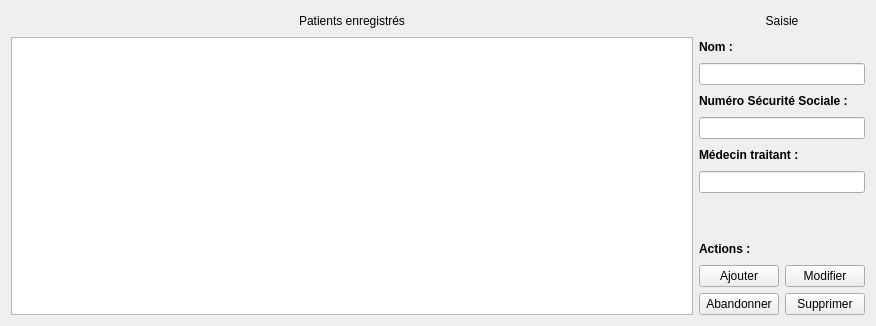
      <widget class="QWidget" name="tabPatients">
       <attribute name="title">
        <string>Patients</string>
       </attribute>
       <layout class="QGridLayout" name="gridLayout_4">
        <item row="0" column="0">
         <layout class="QVBoxLayout" name="verticalLayout_21">
          <item>
           <widget class="QLabel" name="labelPatientsEnregistres">
            <property name="minimumSize">
             <size>
              <width>0</width>
              <height>20</height>
             </size>
            </property>
            <property name="maximumSize">
             <size>
              <width>16777215</width>
              <height>20</height>
             </size>
            </property>
            <property name="text">
             <string>&lt;html&gt;&lt;head/&gt;&lt;body&gt;&lt;p align=&quot;center&quot;&gt;Patients enregistrés&lt;/p&gt;&lt;/body&gt;&lt;/html&gt;</string>
            </property>
           </widget>
          </item>
          <item>
           <widget class="QTableView" name="tableViewPatients">
            <property name="minimumSize">
             <size>
              <width>682</width>
              <height>0</height>
             </size>
            </property>
            <property name="maximumSize">
             <size>
              <width>682</width>
              <height>16777215</height>
             </size>
            </property>
           </widget>
          </item>
         </layout>
        </item>
        <item row="0" column="1">
         <layout class="QVBoxLayout" name="verticalLayout_27">
          <item>
           <widget class="QLabel" name="labelSaisiePatient">
            <property name="minimumSize">
             <size>
              <width>0</width>
              <height>20</height>
             </size>
            </property>
            <property name="maximumSize">
             <size>
              <width>16777215</width>
              <height>20</height>
             </size>
            </property>
            <property name="text">
             <string>&lt;html&gt;&lt;head/&gt;&lt;body&gt;&lt;p align=&quot;center&quot;&gt;Saisie&lt;/p&gt;&lt;/body&gt;&lt;/html&gt;</string>
            </property>
           </widget>
          </item>
          <item>
           <layout class="QVBoxLayout" name="verticalLayout_22">
            <item>
             <widget class="QLabel" name="labelNomPatient_2">
              <property name="minimumSize">
               <size>
                <width>0</width>
                <height>20</height>
               </size>
              </property>
              <property name="maximumSize">
               <size>
                <width>16777215</width>
                <height>20</height>
               </size>
              </property>
              <property name="text">
               <string>&lt;html&gt;&lt;head/&gt;&lt;body&gt;&lt;p&gt;&lt;span style=&quot; font-weight:600;&quot;&gt;Nom :&lt;/span&gt;&lt;/p&gt;&lt;/body&gt;&lt;/html&gt;</string>
              </property>
             </widget>
            </item>
            <item>
             <widget class="QLineEdit" name="lineEditNomPatient"/>
            </item>
           </layout>
          </item>
          <item>
           <layout class="QVBoxLayout" name="verticalLayout_23">
            <item>
             <widget class="QLabel" name="labelNumSS">
              <property name="minimumSize">
               <size>
                <width>0</width>
                <height>20</height>
               </size>
              </property>
              <property name="maximumSize">
               <size>
                <width>16777215</width>
                <height>20</height>
               </size>
              </property>
              <property name="text">
               <string>&lt;html&gt;&lt;head/&gt;&lt;body&gt;&lt;p&gt;&lt;span style=&quot; font-weight:600;&quot;&gt;Numéro Sécurité Sociale :&lt;/span&gt;&lt;/p&gt;&lt;/body&gt;&lt;/html&gt;</string>
              </property>
             </widget>
            </item>
            <item>
             <widget class="QLineEdit" name="lineEditNumSS"/>
            </item>
           </layout>
          </item>
          <item>
           <layout class="QVBoxLayout" name="verticalLayout_24">
            <item>
             <widget class="QLabel" name="labelMedecinTraitant">
              <property name="minimumSize">
               <size>
                <width>0</width>
                <height>20</height>
               </size>
              </property>
              <property name="maximumSize">
               <size>
                <width>16777215</width>
                <height>20</height>
               </size>
              </property>
              <property name="text">
               <string>&lt;html&gt;&lt;head/&gt;&lt;body&gt;&lt;p&gt;&lt;span style=&quot; font-weight:600;&quot;&gt;Médecin traitant :&lt;/span&gt;&lt;/p&gt;&lt;/body&gt;&lt;/html&gt;</string>
              </property>
             </widget>
            </item>
            <item>
             <widget class="QLineEdit" name="lineEditMedecinTraitant"/>
            </item>
           </layout>
          </item>
          <item>
           <layout class="QVBoxLayout" name="verticalLayout_26">
            <item>
             <spacer name="verticalSpacer_2">
              <property name="orientation">
               <enum>Qt::Vertical</enum>
              </property>
              <property name="sizeHint" stdset="0">
               <size>
                <width>20</width>
                <height>40</height>
               </size>
              </property>
             </spacer>
            </item>
            <item>
             <widget class="QLabel" name="labelActionsPatients">
              <property name="minimumSize">
               <size>
                <width>0</width>
                <height>20</height>
               </size>
              </property>
              <property name="maximumSize">
               <size>
                <width>16777215</width>
                <height>20</height>
               </size>
              </property>
              <property name="text">
               <string>&lt;html&gt;&lt;head/&gt;&lt;body&gt;&lt;p&gt;&lt;span style=&quot; font-weight:600;&quot;&gt;Actions :&lt;/span&gt;&lt;/p&gt;&lt;/body&gt;&lt;/html&gt;</string>
              </property>
             </widget>
            </item>
            <item>
             <layout class="QVBoxLayout" name="verticalLayout_25">
              <item>
               <layout class="QHBoxLayout" name="horizontalLayout_12">
                <item>
                 <widget class="QPushButton" name="pushButtonAjouterPatient">
                  <property name="text">
                   <string>Ajouter</string>
                  </property>
                 </widget>
                </item>
                <item>
                 <widget class="QPushButton" name="pushButtonModifierPatient">
                  <property name="text">
                   <string>Modifier</string>
                  </property>
                 </widget>
                </item>
               </layout>
              </item>
              <item>
               <layout class="QHBoxLayout" name="horizontalLayout_13">
                <item>
                 <widget class="QPushButton" name="pushButtonAbandonnerPatient">
                  <property name="text">
                   <string>Abandonner</string>
                  </property>
                 </widget>
                </item>
                <item>
                 <widget class="QPushButton" name="pushButtonSupprimerPatient">
                  <property name="text">
                   <string>Supprimer</string>
                  </property>
                 </widget>
                </item>
               </layout>
              </item>
             </layout>
            </item>
           </layout>
          </item>
         </layout>
        </item>
       </layout>
      </widget>
